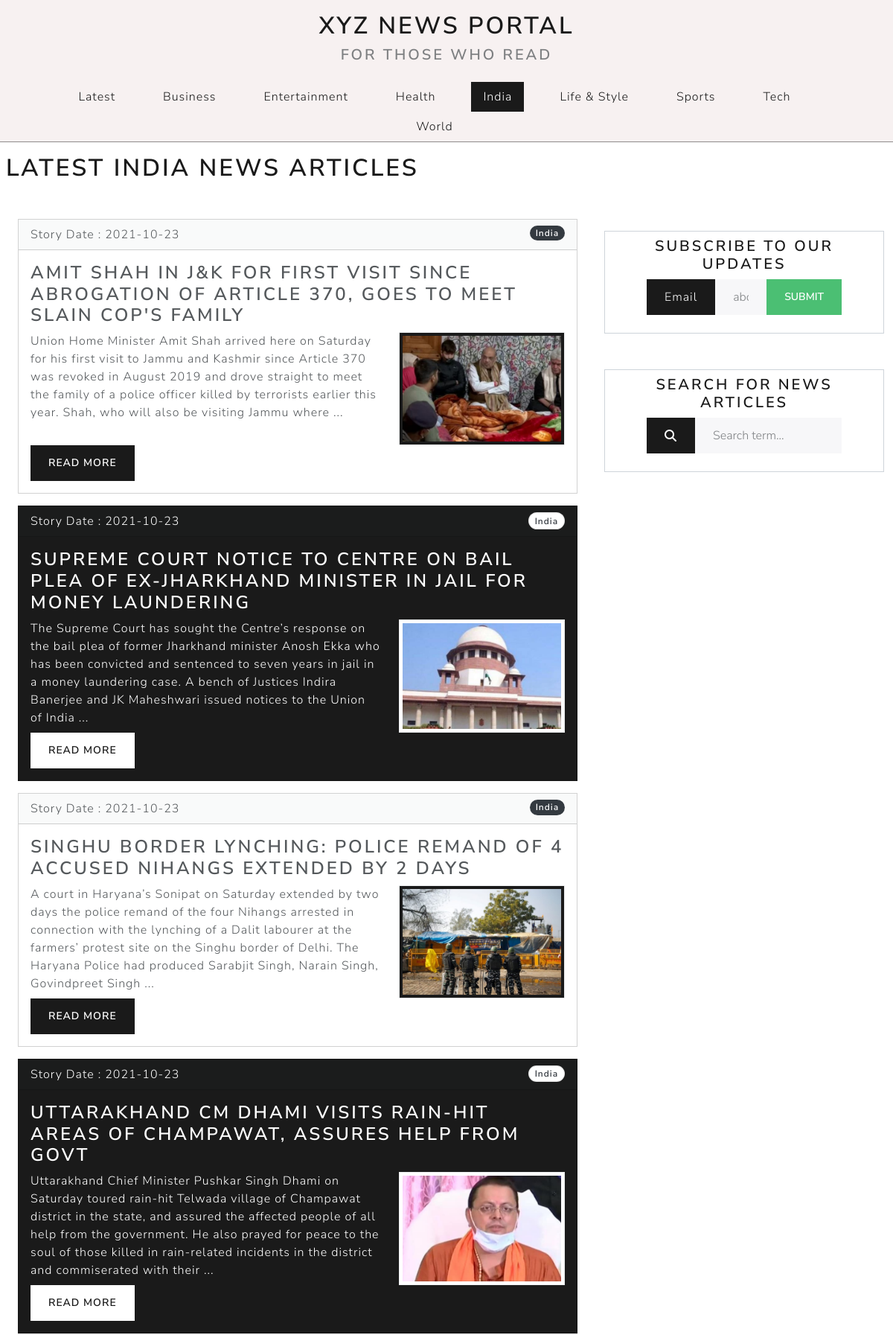
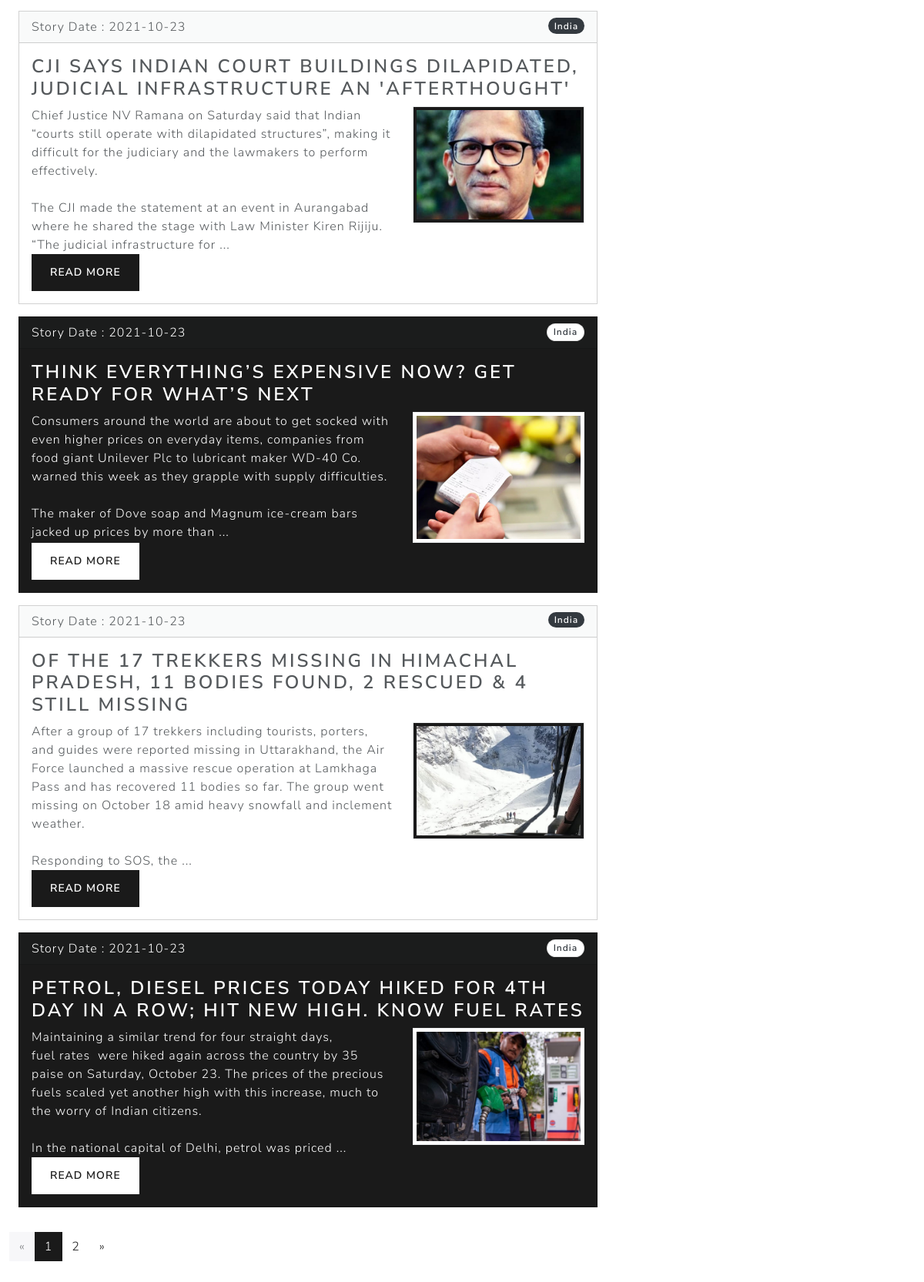
Screenshot of /categorizedPosts.php?category=India with the database file from the repository (2 pictures, top to bottom).
### tables this page shows
CREATE TABLE `article` (
  `article_id` int(11) NOT NULL,
  `article_title_img` text NOT NULL,
  `article_title` text NOT NULL,
  `article_category` text NOT NULL,
  `article_desc` text NOT NULL,
  `article_visit` int(11) NOT NULL DEFAULT 0,
  `admin_id` int(11) NOT NULL,
  `article_img1` text DEFAULT '',
  `article_img2` text DEFAULT '',
  `article_img3` text DEFAULT '',
  `article_status` int(11) NOT NULL DEFAULT 1,
  `article_date` date NOT NULL DEFAULT current_timestamp()
);

### categorizedPosts.php (the view, shortened to what this page needs)
<?php
    require('./config/db.php');
    if (!isset ($_GET['page']) ) {
        $page = 1;
    } else {
        $page = $_GET['page'];
    }
    $posts_per_page = 8;
    $page_first_result = ($page-1) * $posts_per_page;
    $category = str_replace("_"," & ",mysqli_real_escape_string($conn, $_GET['category']));
    $query_allPosts = "select count(*) from article where article_category="."'".$category."' and article_status = 1";
    $query_paginatedPosts = "select * from article where article_category="."'".$category."' and article_status = 1"." order by article_id desc limit ".$page_first_result.",".$posts_per_page;
    $query_allCategories = "select distinct article_category from article order by article_category";
    $results_all = mysqli_query($conn,$query_allPosts);
    $results_paginated = mysqli_query($conn,$query_paginatedPosts);
    $results_allCategories = mysqli_query($conn,$query_allCategories);
    $num_posts = mysqli_fetch_assoc($results_all);
    $num_pages = ceil($num_posts["count(*)"] / $posts_per_page);
    $posts = mysqli_fetch_all($results_paginated,MYSQLI_ASSOC);
    $allCategories = mysqli_fetch_all($results_allCategories,MYSQLI_ASSOC);
?>
<!DOCTYPE html>
<html lang="en">
<head>
    <link rel="stylesheet" href="css/main.css">
    <link rel="stylesheet" href="https://bootswatch.com/5/lux/bootstrap.css">
</head>
<body>
    <div class="header">
        <div class="container-fluid">
            <a href="index.php" id="banner">
                <div class="text-center py-3">
                    <h1>XYZ News Portal</h1>
                    <h4 class="text-muted">For those who read</h4>
                </div>
            </a>
            <div class="container-md">
                <ul class="nav nav-pills justify-content-center">
                    <li class="nav-item">
                    <a class="nav-link" href="index.php">Latest</a>
                    </li>
                    <?php foreach($allCategories as $cat): ?>
                    <?php if($category==$cat['article_category']) :?>
                        <li class="nav-item">
                        <a class="nav-link active" href="categorizedPosts.php?category=<?php echo $cat['article_category']; ?>"><?php echo $cat['article_category']; ?></a>
                        </li>
                    <?php endif; ?>
                    <?php if($category!=$cat['article_category']) :?>
                        <li class="nav-item">
                        <a class="nav-link" href="categorizedPosts.php?category=<?php echo str_replace(" & ","_",$cat['article_category']); ?>"><?php echo $cat['article_category']; ?></a>
                        </li>
                    <?php endif; ?>
                    <?php endforeach; ?>
                </ul>
            </div>
        </div>
    </div>
    <div class="main-content container-lg-12 mx-0">
        <h1 class="mx-2 pt-3">Latest <?php echo $category; ?> News articles</h1>
        <div class="container-lg-12 main-container mx-0">
            <div class="row mx-0 my-3">
                <div class="col-lg-8 my-2">
                    <div class="row my-3 mx-auto">
                        <?php $N = 0;?>
                        <?php foreach($posts as $post) : ?>
                        <?php $N++; ?>
                        <?php if($N % 2 == 0) : ?>
                        <div class="col-lg-12 my-2">
                            <div class="card text-white bg-primary">
                                    <div class="card-header">
                                        Story Date : <?php echo $post['article_date'];?>
                                        <span class="badge rounded-pill bg-light" style="float:right;"><?php echo $post['article_category'];?></span>
                                    </div>
                                    <div class="card-body">
                                        <h3 class="card-title"><?php echo $post['article_title']; ?></h3>
                                        <div class="row">
                                            <?php
                                                $words = explode(" ",$post['article_desc']);
                                            ?>
                                            <div class="col-lg-8 mr-1"><p class="card-text"><?php
                                            for($i=0;$i<50;$i++){
                                                echo $words[$i].' ';
                                            }
                                            echo '...';
                                            ?>
                                            </p></div>
                                            <div class="col-lg-4 ml-1"><div id="card-thumb"><img class="img-thumbnail" src="admin/assets/upload/article/<?php echo $post['article_title_img']?>" alt=""></div></div>
                                        </div>
                                        <div class="btn btn-secondary"><a style="text-decoration:none;" href="post.php?id=<?php echo $post['article_id']; ?>">Read More</a></div>
                                    </div>
                            </div>
                        </div>
                        <?php endif; ?>
                        <?php if($N % 2) : ?>
                        <div class="col-lg-12 my-2">
                            <div class="card bg-secondary">
                                    <div class="card-header">
                                    Story Date : <?php echo $post['article_date'];?>
                                        <span class="badge rounded-pill bg-dark" style="float:right;"><?php echo $post['article_category'];?></span>
                                    </div>
                                    <div class="card-body">
                                        <h3 class="card-title"><?php echo $post['article_title']; ?></h3>
                                        <div class="row">
                                            <?php
                                                $words = explode(" ",$post['article_desc']);
                                            ?>
                                            <div class="col-lg-8 mr-1"><p class="card-text"><?php
                                            for($i=0;$i<50;$i++){
                                                echo $words[$i].' ';
                                            }
                                            echo '...';
                                            ?></p></div>
                                            <div class="col-lg-4 ml-1"><div id="card-thumb"><img class="img-thumbnail bg-primary" src="admin/assets/upload/article/<?php echo $post['article_title_img']?>" alt=""></div></div>
                                        </div>
                                        <div class="btn btn-primary"><a style="text-decoration:none; color:white;" href="post.php?id=<?php echo $post['article_id']; ?>">Read More</a></div>
                                    </div>
                            </div>
                        </div>
                        <?php endif; ?>
                        <?php endforeach; ?>
                    </div>
                </div>
                <div class="col-sm-4 mx-auto">
                    <div class=" border border-secondary p-2 my-5">
                        <h4 class="text-center">Subscribe to our updates</h4>
                        <form action="<?php $_SERVER['PHP_SELF'];?>" class="form-group mx-5" method="post">
                            <div class="input-group mb-3">
                            <span class="bg-primary text-white input-group-text">Email</i></span>
                            <input type="text" class="form-control" aria-label="email" name='email' placeholder="abc@example.com">
                            <button type="submit" class="btn btn-success" name="submit">Submit</button>
                            </div>
                        </form>
                    </div>
                    <div class=" border border-secondary search-box p-2 my-5">
                        <h4 class="text-center">Search for news articles</h4>
                        <form class="form-group mx-5" method="post">
                            <div class="input-group mb-3">
                            <span class="bg-primary text-white input-group-text"><i class="fas fa-search"></i></span>
                            <input type="text" class="form-control" aria-label="Search box" name='search' placeholder="Search term...">
                            </div>
                        </form>
                    </div>
                </div>
                <div>
                    <ul class="pagination">
                        <?php
                        $prev = $page - 1;
                            if($page == 1)
                                echo '<li class="page-item disabled"><a class="page-link" href="?page='.$prev.'&category='.$category.'">&laquo;</a></li>';
                            else
                                echo '<li class="page-item"><a class="page-link" href="?page='.$prev.'&category='.$category.'">&laquo;</a></li>';
                            for($i=1;$i<=$num_pages;$i++){
                                if($i == $page){
                                    echo '<li class="page-item active"><a class="page-link" href="?page='.$i.'&category='.$category.'">'.$i.'</a></li>';
                                }
                                else{
                                    echo '<li class="page-item"><a class="page-link" href="?page='.$i.'&category='.$category.'">'.$i.'</a></li>';
                                }
                            }
                            $next = $page + 1;
                            if($page == $num_pages)
                                echo '<li class="page-item disabled"><a class="page-link" href="?page='.$next.'&category='.$category.'">&raquo;</a></li>';
                            else
                                echo '<li class="page-item"><a class="page-link" href="?page='.$next.'&category='.$category.'">&raquo;</a></li>';
                        ?>
                    </ul>
                </div>
            </div>
        </div>
    </div>
</body>
</html>

### css/main.css (style rules this page uses)
body { background-color: #eee; }
.header { background-color: rgba(247, 241, 241, 0.986); border-bottom: 1px solid rgba(0, 0, 0, 0.425); }
.search-box { position: -webkit-sticky; position: sticky; top: 10px; }
#banner { text-decoration: none; }

### rows the page displays
article: article_date "2021-10-23", article_category "India", article_title "AMIT SHAH IN J&K FOR FIRST VISIT SINCE ABROGATION OF ARTICLE 370, GOES TO MEET SLAIN COP'S FAMILY", i "Union", i "Home", i "Minister", i "Amit", i "Shah", i "arrived", i "here", i "on", i "Saturday", i "for", i "his", i "first", i "visit", i "to", i "Jammu", i "and", i "Kashmir", i "since", i "Article", i "370", i "was", i "revoked", i "in", i "August", i "2019", i "drove", i "straight", i "meet", i "the", i "family", i "of", i "a", i "police", i "officer", i "killed", i "by", i "terrorists", i "earlier", i "this", i "year.", i "Shah,", i "who", i "will", i "also", i "be", i "visiting", i "where", article_title_img (picture)
article: article_date "2021-10-23", article_category "India", article_title "SUPREME COURT NOTICE TO CENTRE ON BAIL PLEA OF EX-JHARKHAND MINISTER IN JAIL FOR MONEY LAUNDERING", i "The", i "Supreme", i "Court", i "has", i "sought", i "the", i "Centre’s", i "response", i "on", i "bail", i "plea", i "of", i "former", i "Jharkhand", i "minister", i "Anosh", i "Ekka", i "who", i "been", i "convicted", i "and", i "sentenced", i "to", i "seven", i "years", i "in", i "jail", i "a", i "money", i "laundering", i "case.", i "A", i "bench", i "Justices", i "Indira", i "Banerjee", i "JK", i "Maheshwari", i "issued", i "notices", i "Union", i "India", article_title_img (picture)
article: article_date "2021-10-23", article_category "India", article_title "SINGHU BORDER LYNCHING: POLICE REMAND OF 4 ACCUSED NIHANGS EXTENDED BY 2 DAYS", i "A", i "court", i "in", i "Haryana’s", i "Sonipat", i "on", i "Saturday", i "extended", i "by", i "two", i "days", i "the", i "police", i "remand", i "of", i "four", i "Nihangs", i "arrested", i "connection", i "with", i "lynching", i "a", i "Dalit", i "labourer", i "at", i "farmers’", i "protest", i "site", i "Singhu", i "border", i "Delhi.", i "The", i "Haryana", i "Police", i "had", i "produced", i "Sarabjit", i "Singh,", i "Narain", i "Govindpreet", i "Singh", article_title_img (picture)
article: article_date "2021-10-23", article_category "India", article_title "UTTARAKHAND CM DHAMI VISITS RAIN-HIT AREAS OF CHAMPAWAT, ASSURES HELP FROM GOVT", i "Uttarakhand", i "Chief", i "Minister", i "Pushkar", i "Singh", i "Dhami", i "on", i "Saturday", i "toured", i "rain-hit", i "Telwada", i "village", i "of", i "Champawat", i "district", i "in", i "the", i "state,", i "and", i "assured", i "affected", i "people", i "all", i "help", i "from", i "government.", i "He", i "also", i "prayed", i "for", i "peace", i "to", i "soul", i "those", i "killed", i "rain-related", i "incidents", i "commiserated", i "with", i "their", article_title_img (picture)
article: article_date "2021-10-23", article_category "India", article_title "CJI SAYS INDIAN COURT BUILDINGS DILAPIDATED, JUDICIAL INFRASTRUCTURE AN 'AFTERTHOUGHT'", i "Chief", i "Justice", i "NV", i "Ramana", i "on", i "Saturday", i "said", i "that", i "Indian", i "“courts", i "still", i "operate", i "with", i "dilapidated", i "structures”,", i "making", i "it", i "difficult", i "for", i "the", i "judiciary", i "and", i "lawmakers", i "to", i "perform", i "effectively. The", i "CJI", i "made", i "statement", i "at", i "an", i "event", i "in", i "Aurangabad", i "where", i "he", i "shared", i "stage", i "Law", i "Minister", i "Kiren", i "Rijiju.", i "“The", i "judicial", i "infrastructure", article_title_img (picture)
article: article_date "2021-10-23", article_category "India", article_title "THINK EVERYTHING’S EXPENSIVE NOW? GET READY FOR WHAT’S NEXT", i "Consumers", i "around", i "the", i "world", i "are", i "about", i "to", i "get", i "socked", i "with", i "even", i "higher", i "prices", i "on", i "everyday", i "items,", i "companies", i "from", i "food", i "giant", i "Unilever", i "Plc", i "lubricant", i "maker", i "WD-40", i "Co.", i "warned", i "this", i "week", i "as", i "they", i "grapple", i "supply", i "difficulties. The", i "of", i "Dove", i "soap", i "and", i "Magnum", i "ice-cream", i "bars", i "jacked", i "up", i "by", i "more", i "than", article_title_img (picture)
article: article_date "2021-10-23", article_category "India", article_title "OF THE 17 TREKKERS MISSING IN HIMACHAL PRADESH, 11 BODIES FOUND, 2 RESCUED & 4 STILL MISSING", i "After", i "a", i "group", i "of", i "17", i "trekkers", i "including", i "tourists,", i "porters,", i "and", i "guides", i "were", i "reported", i "missing", i "in", i "Uttarakhand,", i "the", i "Air", i "Force", i "launched", i "massive", i "rescue", i "operation", i "at", i "Lamkhaga", i "Pass", i "has", i "recovered", i "11", i "bodies", i "so", i "far.", i "The", i "went", i "on", i "October", i "18", i "amid", i "heavy", i "snowfall", i "inclement", i "weather. Responding", i "to", i "SOS,", article_title_img (picture)
article: article_date "2021-10-23", article_category "India", article_title "PETROL, DIESEL PRICES TODAY HIKED FOR 4TH DAY IN A ROW; HIT NEW HIGH. KNOW FUEL RATES", i "Maintaining", i "a", i "similar", i "trend", i "for", i "four", i "straight", i "days,", i "fuel rates", i "were", i "hiked", i "again", i "across", i "the", i "country", i "by", i "35", i "paise", i "on", i "Saturday,", i "October", i "23.", i "The", i "prices", i "of", i "precious", i "fuels", i "scaled", i "yet", i "another", i "high", i "with", i "this", i "increase,", i "much", i "to", i "worry", i "Indian", i "citizens. In", i "national", i "capital", i "Delhi,", i "petrol", i "was", i "priced", article_title_img (picture)

### other values shown
$cat['article_category'] "Business"
$cat['article_category'] "Entertainment"
$cat['article_category'] "Health"
$cat['article_category'] "India"
$cat['article_category'] "Life & Style"
$cat['article_category'] "Sports"
$cat['article_category'] "Tech"
$cat['article_category'] "World"
$category "INDIA"
